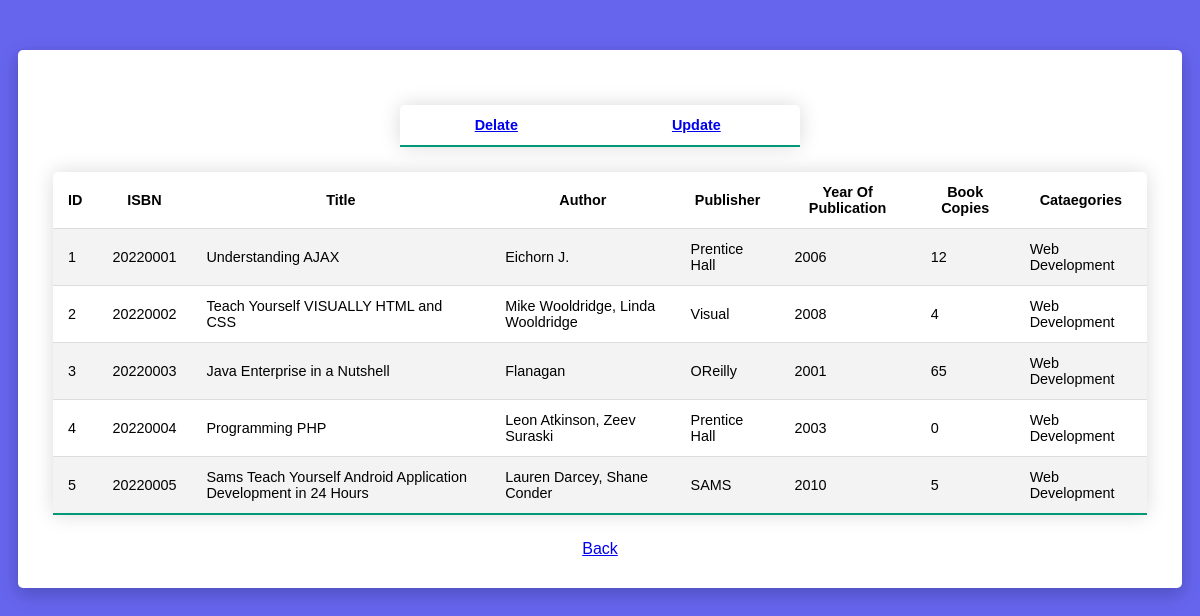
The page /librarian/display_books.php on the database its author committed.
### tables this page shows
CREATE TABLE `book` (
  `id` int(11) NOT NULL,
  `ISBN` varchar(30) NOT NULL,
  `title` varchar(150) NOT NULL,
  `author` varchar(150) NOT NULL,
  `publisher` varchar(100) NOT NULL,
  `yearOfPublication` int(10) NOT NULL,
  `bookCopies` int(10) NOT NULL,
  `categories` varchar(30) NOT NULL
);

### librarian/display_books.php (the view, shortened to what this page needs)
<!DOCTYPE html>
<html lang="en">
<head>
</head>
<body>
    <div class="container">
        <div class="row">
            <div class="col-md-4 offset-md-4 form">
                <?php
    echo"<center>";
    echo "<table class='content-table'>";
    echo "<tr>
    <th><a href='delete_book.php'>Delate</a</th>
    <th><a href='update_book.php'>Update</a></th>
    </tr>";
    echo "</table>";
    echo"<center>";
?>
                <?php
    require("../registration/connection.php");
   $table = $db->query("select * from book ");
   echo "<table class='content-table'";
   echo "<tr>
   <th>ID</th>
   <th>ISBN</th>
   <th>Title</th>
   <th>Author</th>
   <th>Publisher</th>
   <th>Year Of Publication</th>
   <th>Book Copies</th>
   <th>Cataegories</th>
   </tr>";
   foreach ($table as $st) {
       echo "<tr>";
       echo "<td> $st[id]      </td>";
       echo "<td> $st[ISBN]         </td>";
       echo "<td> $st[title]   </td>";
       echo "<td> $st[author]      </td>";
       echo "<td> $st[publisher]</td>";
       echo "<td> $st[yearOfPublication]   </td>";
       echo "<td> $st[bookCopies]   </td>";
       echo "<td> $st[categories]    </td>";
       }
   echo "</tr>";
   echo "</table>";
?>
                <a href="../index.librarian.php">Back</a>
            </div>
        </div>
    </div>
</body>
</html>

### librarian/display_books.php (style rules this page uses)
html, body { background: #6665ee; font-family: 'Poppins', sans-serif; }
.container { position: 600px 600px; }
.container .form { background: #fff; padding: 30px 35px; border-radius: 5px; margin: 50px 10px 10px 10px; box-shadow: 0 4px 8px 0 rgba(64, 76, 186, 0.2), 0 6px 20px 0 rgba(0, 0, 0, 0.19); }
* { font-family: sans-serif; }
.content-table { border-collapse: collapse; margin: 25px 0; font-size: 0.9em; min-width: 400px; border-radius: 5px 5px 0 0; overflow: hidden; box-shadow: 0 0 20px rgba(0, 0, 0, 0.15); }
.content-table th, .content-table td { padding: 12px 15px; }
.content-table tbody tr { border-bottom: 1px solid #dddddd; }
.content-table tbody tr:nth-of-type(even) { background-color: #f3f3f3; }
.content-table tbody tr:last-of-type { border-bottom: 2px solid #009879; }

### rows shown on the page
book: id "1", ISBN "20220001", title "Understanding AJAX", author "Eichorn J.", publisher "Prentice Hall", yearOfPublication "2006", bookCopies "12", categories "Web Development"
book: id "2", ISBN "20220002", title "Teach Yourself VISUALLY HTML and CSS", author "Mike Wooldridge, Linda Wooldridge", publisher "Visual", yearOfPublication "2008", bookCopies "4", categories "Web Development"
book: id "3", ISBN "20220003", title "Java Enterprise in a Nutshell", author "Flanagan", publisher "OReilly", yearOfPublication "2001", bookCopies "65", categories "Web Development"
book: id "4", ISBN "20220004", title "Programming PHP", author "Leon Atkinson, Zeev Suraski", publisher "Prentice Hall", yearOfPublication "2003", bookCopies "0", categories "Web Development"
book: id "5", ISBN "20220005", title "Sams Teach Yourself Android Application Development in 24 Hours", author "Lauren Darcey, Shane Conder", publisher "SAMS", yearOfPublication "2010", bookCopies "5", categories "Web Development"
